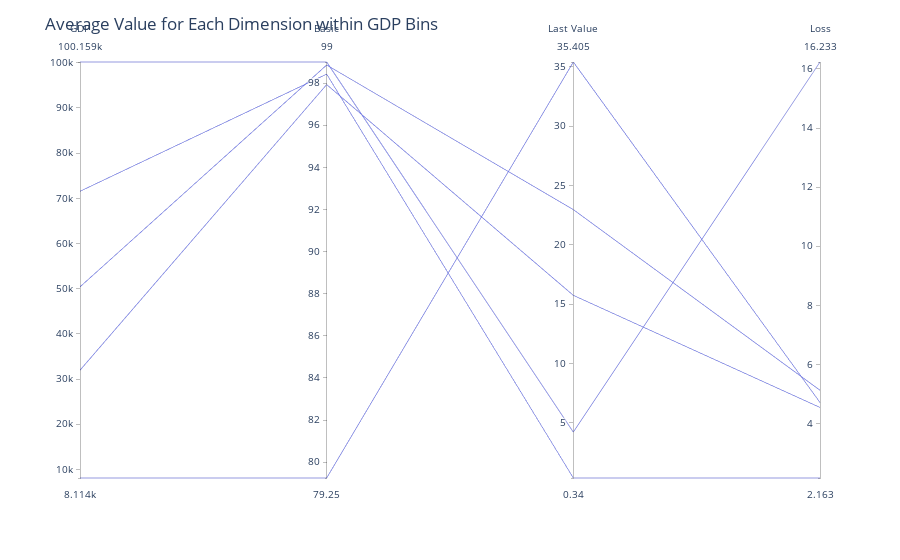

Write notebook code for a chart like this one.
### Code cell
import plotly.express as px

plot_data = averages[['GDP', 'Basic', 'Last Value', 'Loss']].reset_index(drop=True)

fig = px.parallel_coordinates(plot_data)

fig.update_layout(
    title='Average Value for Each Dimension within GDP Bins',
    xaxis_title='Dimensions',
    yaxis_title='Average Value'
)

fig.show()

### Figure 1 — Plotly figure (JSON) as saved in the notebook; plotly's stock layout.template omitted (floating-point values rounded to 4 significant figures)
{"data": [{"dimensions": [{"label": "GDP", "values": [8114.0, 31960.0, 50400.0, 71550.0, 100200.0]}, {"label": "Basic", "values": [79.25, 97.93, 98.86, 98.42, 99]}, {"label": "Last Value", "values": [35.41, 15.74, 22.96, 0.34, 4.21]}, {"label": "Loss", "values": [4.717, 4.549, 5.13, 2.163, 16.23]}], "domain": {"x": [0, 1], "y": [0, 1]}, "name": "", "type": "parcoords"}], "layout": {"legend": {"tracegroupgap": 0}, "margin": {"t": 60}, "title": {"text": "Average Value for Each Dimension within GDP Bins"}, "xaxis": {"title": {"text": "Dimensions"}}, "yaxis": {"title": {"text": "Average Value"}}}}
